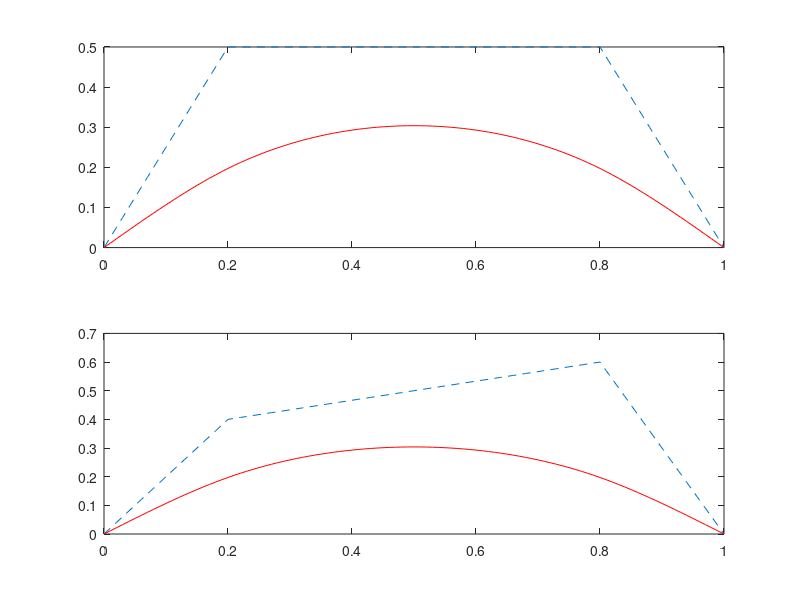

Reproduce this figure in MATLAB.
tStep = 1.0;
tZMP = 0.30;

phase1=0.2;
phase2=0.8;

t1= tStep*phase1;
t2 = tStep*phase2;

z0 = 0;
z1 = 0.5;
z2 = 0;


z11 = 0.4;
z12 = 0.6;


m1 = (z1-z0)/t1;
m2 = -(z1-z2)/(tStep-t2);
c1 =  tZMP*m1*sinh(-t1/tZMP);
c2 =  tZMP*m2*sinh((tStep-t2)/tZMP);
expTstep = exp(tStep/tZMP);
aP = (c2-c1/expTstep)/(expTstep-1/expTstep);
aN = (c1*expTstep-c2)/(expTstep-1/expTstep);


m1n = (z11-z0)/t1;
m2n = -(z12-z2)/(tStep-t2);
m15 = (z12-z11)/(t2-t1);


com=[];
zmp=[];
zmp2=[];
com2=[];
for ph=0:0.01:1 
    com_cur = z1+ aP*exp(ph*tStep/tZMP)+aN/exp(ph*tStep/tZMP);
    if ph<phase1
        t_start = tStep*(ph-phase1);
        zmp=[zmp z1+m1*t_start];
        com=[com com_cur+m1*t_start-tZMP*m1*sinh(t_start/tZMP)];
        
        zmp2=[zmp2 z11+m1n*t_start];
        com2=[com2 com_cur+m1*t_start-tZMP*m1*sinh(t_start/tZMP)];
    elseif ph<phase2
        t_mid = tStep*(ph-phase1);
        zmp=[zmp z1];        
        com=[com com_cur];
        
        zmp2=[zmp2 z11+m15*t_mid];
        com2=[com2 com_cur];
    else
        t_finish = tStep*(ph-phase2);
        zmp=[zmp z1+m2*t_finish];        
        com=[com com_cur+m2*t_finish-tZMP*m2*sinh(t_finish/tZMP)];
        
        zmp2=[zmp2 z12+m2n*t_finish];
        com2=[com2 com_cur+m2*t_finish-tZMP*m2*sinh(t_finish/tZMP)];
    end        
end
ph=[0:0.01:1];
subplot(2,1,1);
plot(ph,zmp,'--',ph,com,'r');

subplot(2,1,2);
plot(ph,zmp2,'--',ph,com,'r');